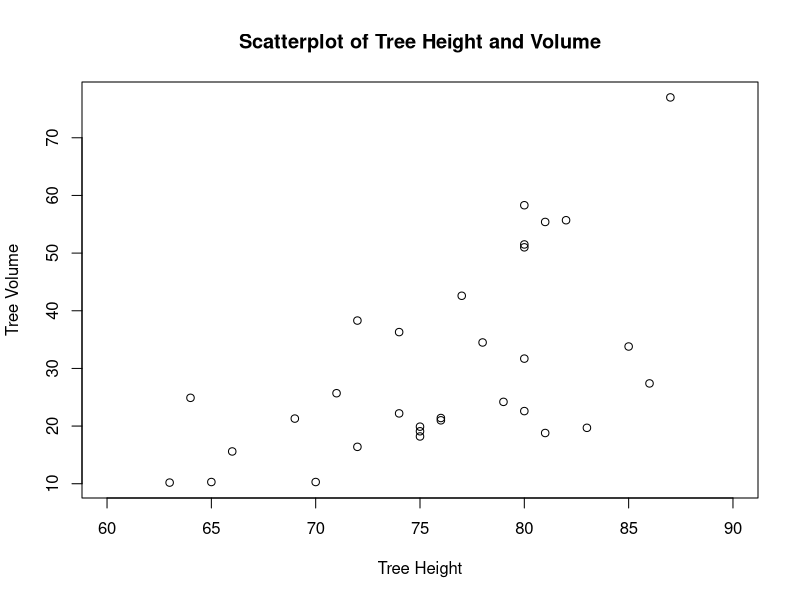
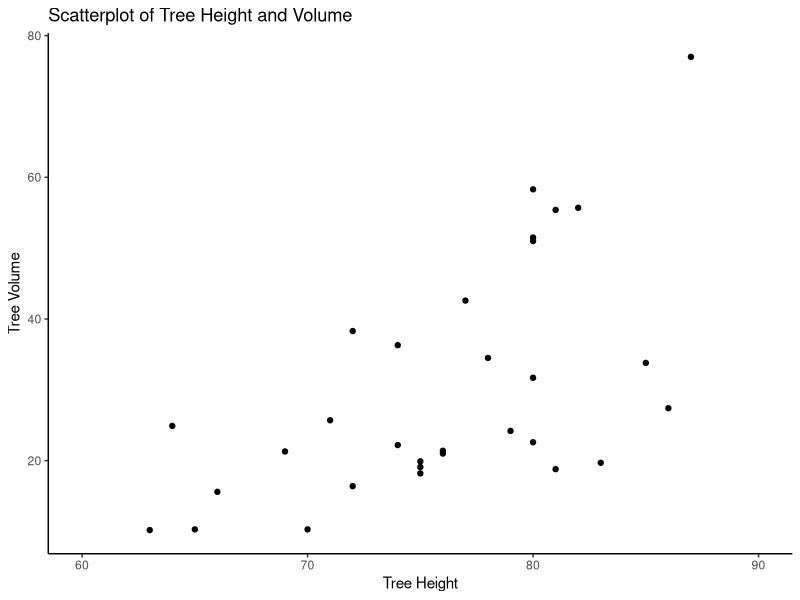
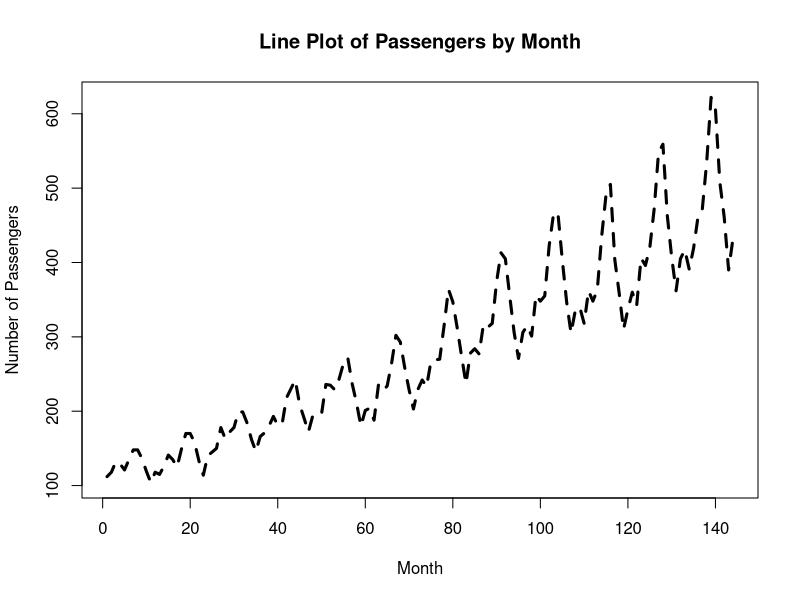
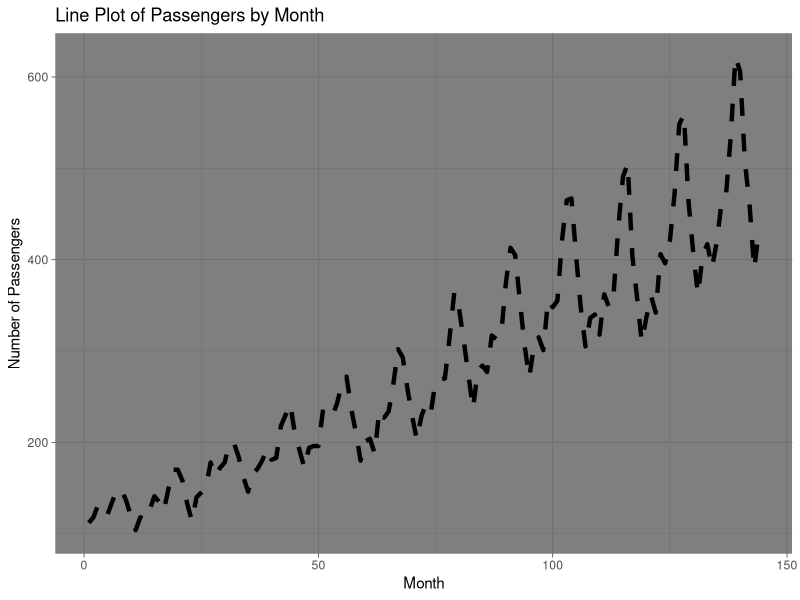
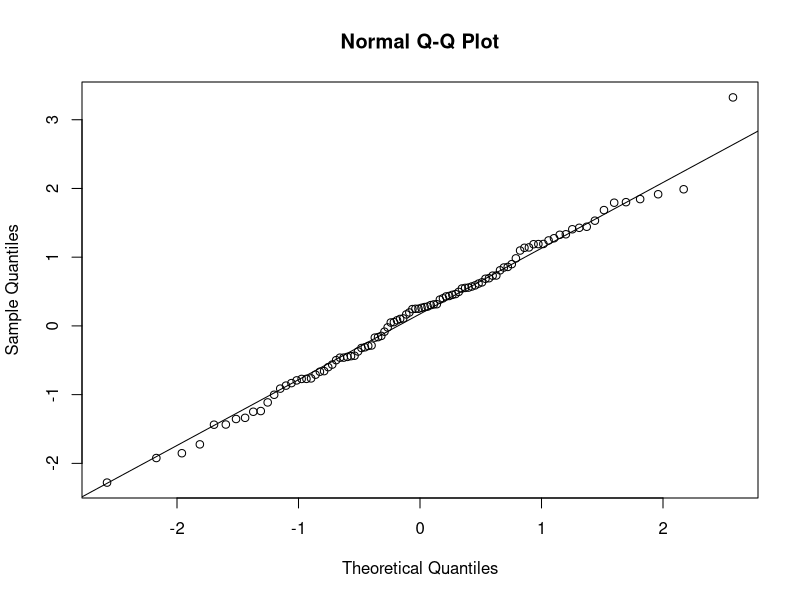
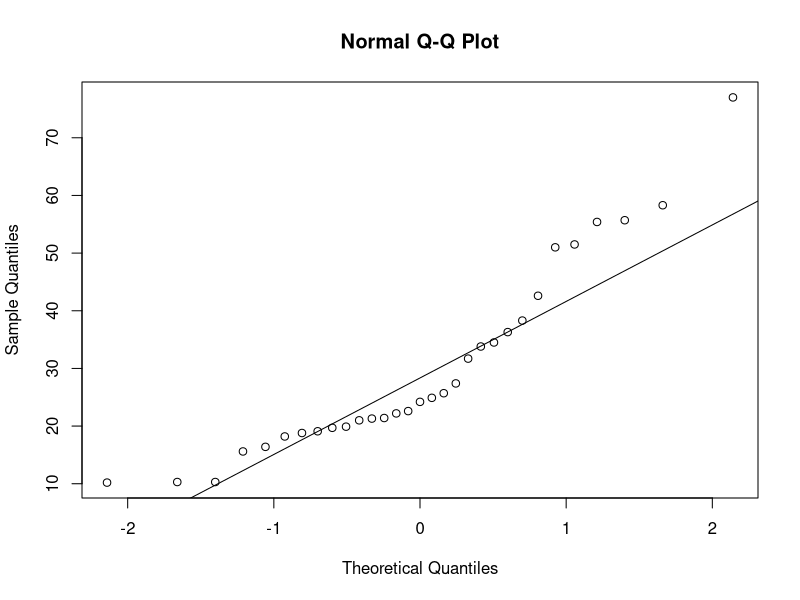
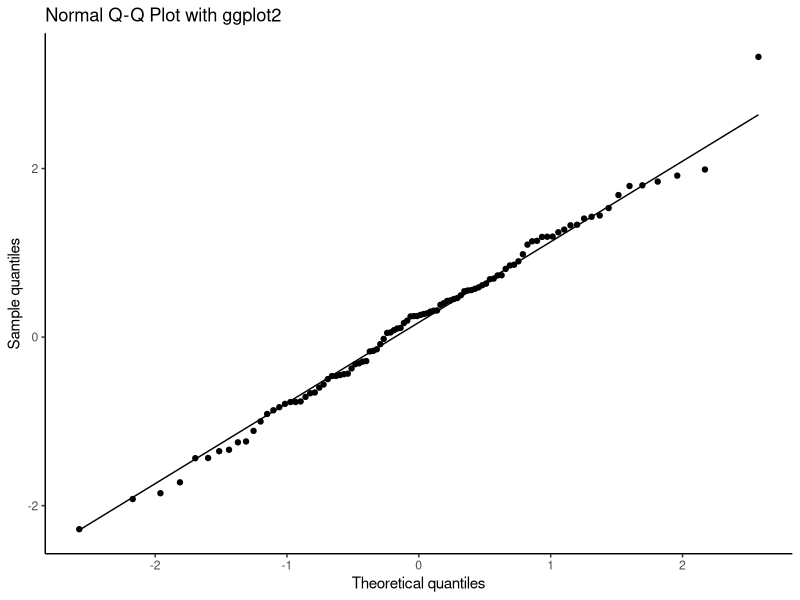
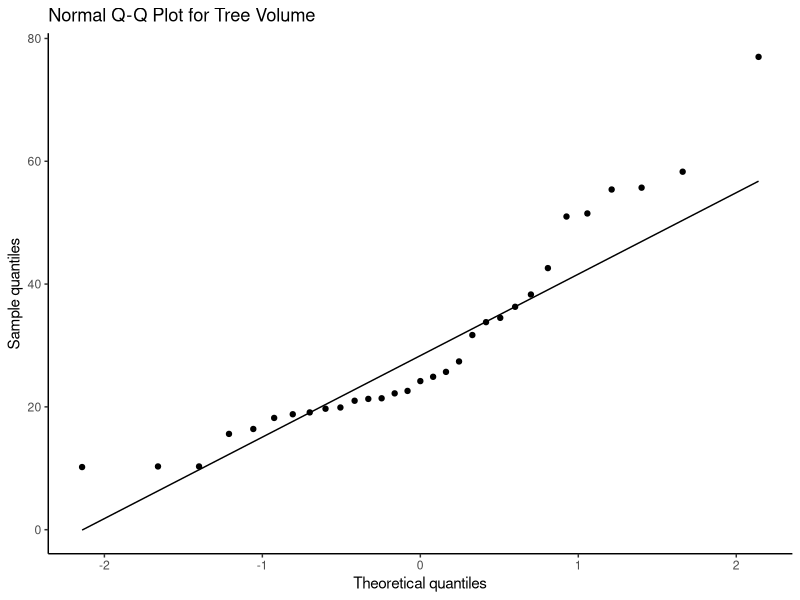

Reproduce these figures in R, in order.
## ---- chunk 1
knitr::opts_chunk$set(echo = TRUE, warning = FALSE, message = FALSE,
                      fig.height = 4, fig.width = 7)
## ---- chunk 2
# Load libraries
library(ggplot2)   # for plotting
library(datasets)  # for loading in datasets
library(gridExtra) # for arranging plots in a grid

# Load trees data
data("trees")

# View first three observations of the data set
head(trees, n = 3)

# Number of rows/observations of the data frame
nrow(trees)
## ---- chunk 3
# Create a scatterplot with base R
# Arguments for plot:
#   x = Vector of datapoints for the x-axis
#   y = Vector of datapoints for the y-axis
#   type = Plot type, "p" = point, "l" = line, "b" = both
#   main = Plot title
#   xlab = x-axis title
#   ylab = y-axis title
#   xlim = Minimum and maximum x-axis values
#   ylim = Minimum and maximum y-axis values
plot(x = trees$Height,
     y = trees$Volume, 
     type = "p",
     main = "Scatterplot of Tree Height and Volume",
     xlab = "Tree Height",
     ylab = "Tree Volume",
     xlim = c(60, 90),
     ylim = c(min(trees$Volume), max(trees$Volume)))

# Create a scatterplot with ggplot
# Following the general ggplot structure:
#   geom_function = geom_point() for scatterplot
#   labs() = titles and labels
#   xlim() = Minimum and maximum x-axis values
#   ylim() = Minimum and maximum y-axis values
#   theme_function = theme_classic() for a clean plot
ggplot(data = trees, # data name and variable names
       aes(x = Height, y = Volume)) +
  # geom function for scatterplot
  geom_point() +
  # titles
  labs(
    title = "Scatterplot of Tree Height and Volume",
    x = "Tree Height",
    y = "Tree Volume"
  ) +
  # min and max values for x-axis and y-axis
  xlim(c(60, 90)) +
  ylim(c(min(trees$Volume), max(trees$Volume))) +
  # additional theme for styling
  theme_classic()
## ---- chunk 4
# Load data
data("AirPassengers")

# Create data frame that has month (1 to 144)
#   and corresponding passenger number
airdata <- data.frame(
  # variable Month: sequence starting at 1 and ending at the length of AirPassenger vector
  "Month" = 1:length(AirPassengers),
  
  # variable PassengerNumber: all values from the AirPassengers data as a vector
  "PassengerNumber" = as.vector(AirPassengers))

# View first three observations of the data set
head(airdata, n = 3)


# Create line plot with base R
# Arguments:
#   lwd: Change line width
#   lty: Change line type
plot(x = airdata$Month,
     y = airdata$PassengerNumber,
     type = "l",
     main = "Line Plot of Passengers by Month",
     xlab = "Month",
     ylab = "Number of Passengers",
     lwd = 3,
     lty = "dashed")

# Create a line plot with ggplot
# Following the general ggplot structure:
#   geom_function = geom_line() for line plot
#   labs() = titles and labels
#   xlim() = Minimum and maximum x-axis values
#   ylim() = Minimum and maximum y-axis values
#   theme_function = theme_dark() for an interestingly dark plot
ggplot(data = airdata, # data name and variable names
       aes(x = Month, y = PassengerNumber)) +
  # geom function for lineplot with specific arguments
  geom_line(linetype = "dashed", size = 1.5) +
  # titles
  labs(
    title = "Line Plot of Passengers by Month",
    x = "Month",
    y = "Number of Passengers"
  ) +
  # additional theme for styling
  theme_dark()
## ---- chunk 5
# Set seed for reproducibility
set.seed(8814)

# Generate 100 random deviates from a standard normal distribution
x <- rnorm(n = 100, mean = 0, sd = 1)

# Create a QQ-plot for x using base R
# qqline() adds the 45 degree line
qqnorm(y = x)
qqline(x)

# Create a QQ-plot for tree volume using base R
qqnorm(y = trees$Volume)
qqline(trees$Volume)

# Create a QQ-plot for x using ggplot
# The data argument in ggplot takes a data frame rather than a vector
ggplot(data = data.frame(x), aes(sample = x)) +
  # geom_function here is stat_qq()
  stat_qq() +
  # geom_function to add the theoretical line
  stat_qq_line() +
  labs(
    title = "Normal Q-Q Plot with ggplot2",
    x = "Theoretical quantiles",
    y = "Sample quantiles"
  ) +
  theme_classic()

# Create a QQ-plot for tree volume using ggplot
ggplot(data = trees, aes(sample = trees$Volume)) +
  # geom_function here is stat_qq()
  stat_qq() +
  # geom_function to add the theoretical line
  stat_qq_line() +
  labs(
    title = "Normal Q-Q Plot for Tree Volume",
    x = "Theoretical quantiles",
    y = "Sample quantiles"
  ) +
  theme_classic()
## ---- chunk 6
# Compute density of tree volume
vol.density <- density(trees$Volume)

# Create a histogram with density line for tree volume using base R
# freq = FALSE says to plot density on y-axis
hist(trees$Volume, 
     freq = FALSE,
     col = "grey",
     xlab = "Tree Volume",
     main = "Histogram with Density Line")
# Add density line
lines(vol.density)

# Create a histogram with density line for tree volume using ggplot
ggplot(data = trees, aes(x = Volume)) +
  geom_density(color = "darkblue", fill = "lightgrey") +
  # try a "fun" theme with no non-data elements
  theme_void()

## ---- chunk 7
# Customized scatterplot with base R
plot(x = trees$Height,
     y = trees$Volume, 
     main = "Customized scatterplot with base R",
     xlab = "Tree Height",
     ylab = "Tree Volume",
     pch = 5, 
     col = "darkblue", 
     las = 2, 
     bty = "n", 
     lwd = 2)
## ---- chunk 8
# Customized scatterplot with ggplot
ggplot(trees, aes(Height, Volume)) +
  geom_point(color = "darkblue", shape = "asterisk") +
  labs(
    title = "Customized scatterplot with ggplot2",
    subtitle = "with blue asterisks",
    x = "Tree Height",
    y = "Tree Volume"
  ) +
  theme_minimal()
## ---- chunk 9
# Recreate the above scatterplot, but this time saving as an object
coolplot <- ggplot(trees, aes(Height, Volume)) +
  geom_point(color = "darkblue", shape = "asterisk") +
  labs(
    title = "Customized scatterplot with ggplot2",
    x = "Tree Height",
    y = "Tree Volume"
  ) +
  theme_minimal()

# Print plot
coolplot
## ---- chunk 10
# Customized scatterplot with base R
plot(x = trees$Height,
     y = trees$Volume, 
     main = "Customized scatterplot with base R",
     xlab = "Tree Height",
     ylab = "Tree Volume",
     pch = 5, 
     col = "darkblue", 
     las = 2, 
     bty = "n", 
     lwd = 2)

# Add horizontal line at y = 50
abline(h = 50, col = "red")

# Add vertical line at the mean of tree height
abline(v = mean(trees$Height), col = "green", lty = "solid")

# Add regression line
abline(lm(trees$Volume ~ trees$Height), col = "purple", lty = "dotdash")

# Add lines to `coolplot`
coolplot +
  geom_hline(yintercept = 50, col = "red", linetype = "dashed") +
  geom_vline(xintercept = mean(trees$Height), col = "green", linetype = "solid")
## ---- chunk 11
# remove scientific notations
options(scipen = 999)

# Plot of tree height cubed and square root of volumme
ggplot(data = trees, aes(x = trees$Height^3, y = sqrt(trees$Volume))) +
  geom_point() +
  labs(
    title = expression(paste("Scatterplot of ", Height^3, " versus ", sqrt(Volume))),
    x = expression(Height^3),
    y = expression(sqrt(Volume))
  ) +
  theme_classic()
plot(x = trees$Height^3, 
     y = sqrt(trees$Volume),
     xlab = expression(Height^3), 
     ylab = expression(sqrt(Volume)))

# Rename the x-axis title with the Greek letter theta
ggplot(data = trees, aes(x = trees$Height^3, y = sqrt(trees$Volume))) +
  geom_point() +
  labs(
    title = expression(paste("Scatterplot of ", theta, " versus ", sqrt(Volume))),
    x = expression(theta),
    y = expression(sqrt(Volume))
  ) +
  theme_classic()
## ---- chunk 12
# Group trees by diameter
trees$DiameterGroup <- 0
trees$DiameterGroup[trees$Girth > mean(trees$Girth)] <- 1
trees$DiameterGroup <- factor(trees$DiameterGroup, labels = c("Small", "Large"))

### BASE R ###
# Scatterplot for "large diameter" trees
plot(x = trees$Height[trees$DiameterGroup == "Large"],
     y = trees$Volume[trees$DiameterGroup == "Large"], 
     main = "Scatterplot based on Tree Diameter",
     xlab = "Tree Height",
     ylab = "Tree Volume",
     pch = 5, 
     col = "darkblue",
     xlim = c(min(trees$Height), max(trees$Height)),
     ylim = c(min(trees$Volume), max(trees$Volume)))

# Add points for "small diameter" trees
points(x = trees$Height[trees$DiameterGroup == "Small"],
       y = trees$Volume[trees$DiameterGroup == "Small"],
       pch = 1,
       col = "orange")

# Add a legend
# First put the legend position
# legend: Character list of point names
legend("topleft",
       legend = c("Large", "Small"),
       col = c("darkblue", "orange"),
       pch = c(5, 1))

### GGPLOT ###
# Grouped scatterplot
ggplot(data = trees, aes(x = Height, y = Volume, 
                         # add a grouping variable 
                         #  and specify what aspect of the plot to change
                         #  here we customize the color based on DiameterGroup
                         color = DiameterGroup)) +
  geom_point(shape = "asterisk") +
  labs(
    title = "Scatterplot based on Tree Diameter",
    x = "Tree Height",
    y = "Tree Volume",
    # you can edit the legend for the grouping variable
    color = "Diameter Group"
  ) +
  theme_classic()
## ---- chunk 13
# Create random grouping variable
airdata$Group_Var <- sample(1:2, size = nrow(airdata), replace = T)
airdata$Group_Var <- factor(airdata$Group_Var, labels = c("Group 1", "Group 2"))

### BASE R ###
# Create grouped line plot
plot(x = airdata$Month[airdata$Group_Var == "Group 1"],
     y = airdata$PassengerNumber[airdata$Group_Var == "Group 1"],
     type = "l",
     main = "Grouped Line Plot of Passengers by Month",
     xlab = "Month",
     ylab = "Number of Passengers",
     lwd = 2,
     col = "blue")

# Add line for second group
lines(x = airdata$Month[airdata$Group_Var == "Group 2"],
      y = airdata$PassengerNumber[airdata$Group_Var == "Group 2"],
      lwd = 2,
      col = "orange",
      lty = "dashed")

# Add a legend
legend("topleft",
       legend = c("Group 1", "Group 2"),
       col = c("blue", "orange"),
       lty = c("solid", "dashed"))

### GGPLOT ###
# Create grouped line plot
ggplot(airdata, aes(x = Month, y = PassengerNumber, 
                    # add grouping variables
                    # for geom_line, you need to specify a group parameter
                    group = Group_Var, color = Group_Var)) +
  geom_line() +
  labs(
    title = "Grouped Line Plot of Passengers by Month",
    x = "Month",
    y = "Number of Passengers",
    # you can edit the legend for the grouping variable
    color = "My grouping variable"
  ) +
  theme_classic() +
  # scale_color_brewer changes the color scheme
  scale_color_brewer(palette = "Dark2")
## ---- chunk 14
# Create faceted scatterplot by column
ggplot(trees, aes(Height, Volume)) +
  geom_point(color = "darkblue", shape = "asterisk") +
  # different DiameterGroup are shown on different columns
  facet_grid(. ~ DiameterGroup) +
  labs(
    title = "Scatterplot with ggplot2",
    subtitle = "faceted by column",
    x = "Tree Height",
    y = "Tree Volume"
  )

# Create faceted scatterplot by row
ggplot(trees, aes(Height, Volume)) +
  geom_point(color = "darkblue", shape = "asterisk") +
  # different DiameterGroup are shown on different rows
  facet_grid(DiameterGroup ~ .) +
  labs(
    title = "Scatterplot with ggplot2",
    subtitle = "faceted by row",
    x = "Tree Height",
    y = "Tree Volume"
  )
## ---- chunk 15
# Create a second random grouping variable
trees$Group_Var2 <- sample(1:2, nrow(trees), replace = T)
trees$Group_Var2 <- factor(trees$Group_Var2, labels = c("A", "B"))

# Create faceted scatterplot by both DiameterGroup and Group_Var2
# using facet_grid columns
ggplot(trees, aes(Height, Volume)) +
  geom_point(color = "darkblue", shape = "asterisk") +
  # different combinations of DiameterGroup and Group_Var2 shown on different columns
  facet_grid(. ~ Group_Var2 + DiameterGroup) +
  labs(
    title = "Scatterplot with ggplot2",
    subtitle = "Column-wise double faceted with DiameterGroup and Group_Var2",
    x = "Tree Height",
    y = "Tree Volume"
  )

# Create faceted scatterplot by both DiameterGroup and Group_Var2
# using facet_grid rows
ggplot(trees, aes(Height, Volume)) +
  geom_point(color = "darkblue", shape = "asterisk") +
  # different combinations of DiameterGroup and Group_Var2 shown on different row
  facet_grid(Group_Var2 + DiameterGroup ~ .) +
  labs(
    title = "Scatterplot with ggplot2",
    subtitle = "Row-wise double faceted with DiameterGroup and Group_Var2",
    x = "Tree Height",
    y = "Tree Volume"
  )

# Create faceted scatterplot by both DiameterGroup and Group_Var2
# using facet_wrap
ggplot(trees, aes(Height, Volume)) +
  geom_point(color = "darkblue", shape = "asterisk") +
  facet_wrap(DiameterGroup ~ Group_Var2) +
  labs(
    title = "Scatterplot with ggplot2",
    subtitle = "Double faceted with DiameterGroup and Group_Var2",
    x = "Tree Height",
    y = "Tree Volume"
  )
## ---- chunk 16
### BASE R ###
# mfrow = c(i, j) where i is number of rows, j is number of columns
# here, we're creating a 2 x 2 grid of plots
par(mfrow = c(2, 2))

# Generate plots
plot(trees$Height, trees$Volume,
     main = "Plot 1",
     xlab = "Height", ylab = "Volume")
plot(trees$Height, trees$Girth,
     main = "Plot 2",
     xlab = "Height", ylab = "Diameter")
plot(trees$Height, sqrt(trees$Volume),
     main = "Plot 3",
     xlab = "Height", ylab = expression(sqrt(Volume)))
plot(trees$Height, sqrt(trees$Girth),
     main = "Plot 4",
     xlab = "Height", ylab = expression(sqrt(Girth)))

# Reset layout to original afterwards
#   or else this layout will keep applying
par(mfrow = c(1, 1))
## ---- chunk 17
### GGPLOT ###
# Generate plots and store it to different objects
p1 <- ggplot(data = trees, aes(x = Height, y = Volume)) +
  geom_point() +
  labs(title = "Plot 1",
       x = "Height", y = "Volume") +
  theme_classic()
p2 <- ggplot(data = trees, aes(x = Height, y = Girth)) +
  geom_point() +
  labs(title = "Plot 2",
       x = "Height", y = "Girth") +
  theme_classic()
p3 <- ggplot(data = trees, aes(x = Height, y = sqrt(Volume))) +
  geom_point() +
  labs(title = "Plot 3",
       x = "Height", y = expression(sqrt(Volume))) +
  theme_classic()
p4 <- ggplot(data = trees, aes(x = Height, y = sqrt(Girth))) +
  geom_point() +
  labs(title = "Plot 4",
       x = "Height", y = expression(sqrt(Girth))) +
  theme_classic()

# arrange the plot in a 2 x 2 grid
grid.arrange(p1, p2, p3, p4,
             nrow = 2, ncol = 2)
## ---- chunk 18
# create a simple function that adds up 2 numbers or vectors of numbers
my_add_function <- function(num1, num2) {
  results <- num1 + num2
  return(results)
}

# test out the function
my_add_function(num1 = 2, num2 = 10)
my_add_function(num1 = trees$Height, num2 = trees$Girth)
## ---- chunk 19
# plots without modularization
p1 <- ggplot(data = data.frame(x), aes(sample = x)) +
  # geom_function here is stat_qq()
  stat_qq() +
  # geom_function to add the theoretical line
  stat_qq_line() +
  labs(
    title = "Normal Q-Q Plot with ggplot2",
    x = "Theoretical quantiles",
    y = "Sample quantiles"
  ) +
  theme_classic()

p2 <- ggplot(data = trees, aes(sample = trees$Volume)) +
  # geom_function here is stat_qq()
  stat_qq() +
  # geom_function to add the theoretical line
  stat_qq_line() +
  labs(
    title = "Normal Q-Q Plot for Tree Volume",
    x = "Theoretical quantiles",
    y = "Sample quantiles"
  ) +
  theme_classic()

# show the plots side-by-side
grid.arrange(p1, p2, ncol = 2)

# function to modularize the plot
my_qq_plot_function <- function(p){
  
  # add stat_qq and stat_qq_line to the provided ggplot object
  my_plot <- p + 
    stat_qq() +
    stat_qq_line() +
    labs(
      title = "Normal Q-Q Plot",
      x = "Theoretical quantiles",
      y = "Sample quantiles"
    ) +
    theme_classic()
}

# create the 2 plots using the function
p3 <- my_qq_plot_function(p = ggplot(data = data.frame(x), aes(sample = x)))
p4 <- my_qq_plot_function(p = ggplot(data = trees, aes(sample = trees$Volume)))

# show the plots side-by-side - looks identical to before but much less code!!
grid.arrange(p3, p4, ncol = 2)
## ---- chunk 20
# function to modularize the qqplot with an additional argument to change label
my_qq_plot_function <- function(p, var_name){
  
  # create customized title and labels based on provided parameter
  plot_title <- paste("Normal Q-Q Plot for", var_name)
  plot_y     <- paste("Sample quantiles for", var_name)
  
  # add stat_qq and stat_qq_line to the provided ggplot object
  my_plot <- p + 
    stat_qq() +
    stat_qq_line() +
    labs(
      # use the previously defined titles and labels
      title = plot_title,
      x = "Theoretical quantiles",
      y = plot_y
    ) +
    theme_classic()
}

# test the functions
p5 <- my_qq_plot_function(p = ggplot(data = trees, aes(sample = trees$Volume)),
                          var_name = "Tree Volume")

p6 <- my_qq_plot_function(p = ggplot(data = trees, aes(sample = trees$Volume)),
                          var_name = "something")

# show the plots side-by-side
grid.arrange(p5, p6, ncol = 2)
